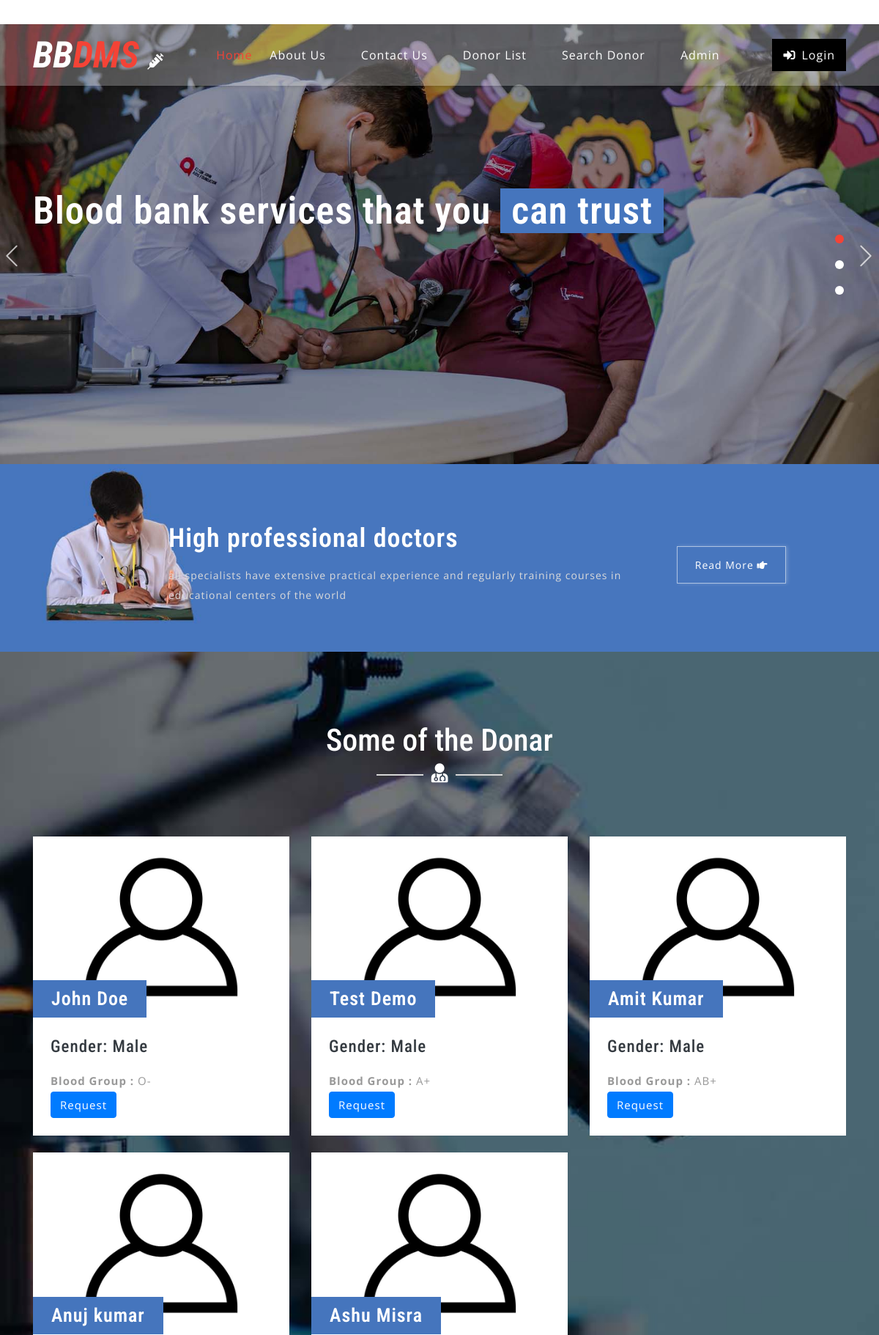
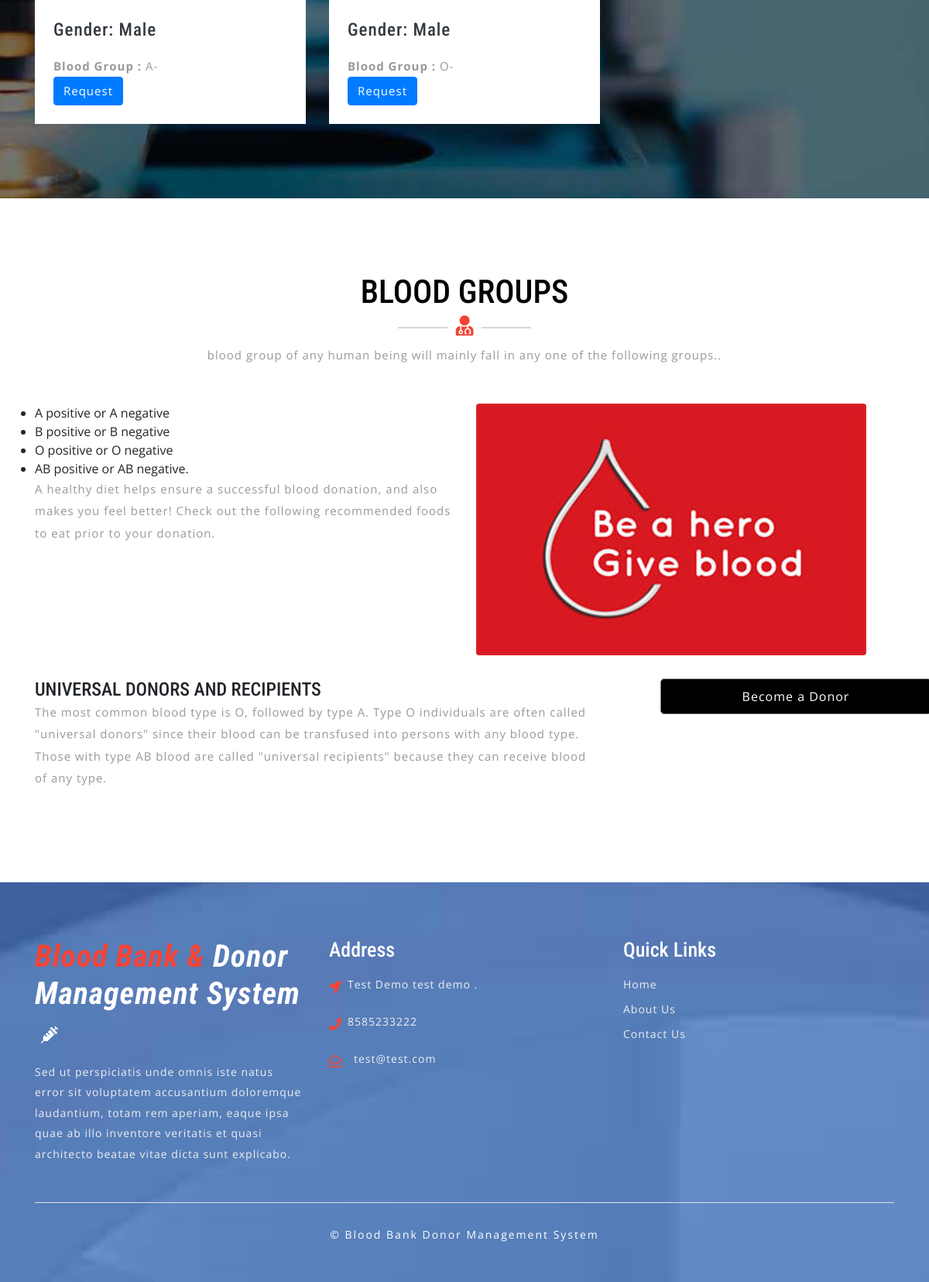
The page / on the database its author committed (2 pictures, top to bottom).
### tables this page shows
CREATE TABLE `tblblooddonars` (
  `id` int(11) NOT NULL,
  `FullName` varchar(100) DEFAULT NULL,
  `MobileNumber` char(11) DEFAULT NULL,
  `EmailId` varchar(100) DEFAULT NULL,
  `Gender` varchar(20) DEFAULT NULL,
  `Age` int(11) DEFAULT NULL,
  `BloodGroup` varchar(20) DEFAULT NULL,
  `Address` varchar(255) DEFAULT NULL,
  `Message` mediumtext DEFAULT NULL,
  `PostingDate` timestamp NOT NULL DEFAULT current_timestamp(),
  `status` int(1) DEFAULT NULL,
  `Password` varchar(250) DEFAULT NULL
);

CREATE TABLE `tblcontactusinfo` (
  `id` int(11) NOT NULL,
  `Address` tinytext DEFAULT NULL,
  `EmailId` varchar(255) DEFAULT NULL,
  `ContactNo` char(11) DEFAULT NULL
);

### index.php (the view, shortened to what this page needs)
<?php
include('includes/config.php');
?>
<!DOCTYPE html>
<html lang="zxx">
<head>
	<link rel="stylesheet" href="css/bootstrap.css">
	<link rel="stylesheet" href="css/style.css" type="text/css" media="all" />
	<link rel="stylesheet" href="css/fontawesome-all.css">
</head>
<body>
	<?php include('includes/header.php');?>
	<div class="slider">
		<div class="callbacks_container">
			<ul class="rslides callbacks callbacks1" id="slider4">
				<li>
					<div class="banner-top1">
						<div class="banner-info_agile_w3ls">
							<div class="container">
								<h3>Blood bank services that you
									<span>can trust</span>
								</h3>
							</div>
						</div>
					</div>
				</li>
			</ul>
		</div>
	</div>
	<div class="banner-bottom py-5">
		<div class="d-flex container py-xl-3 py-lg-3">
			<div class="banner-left-bottom-w3ls offset-lg-2 offset-md-1">
				<h3 class="text-white my-3">High professional doctors</h3>
				<p>all specialists have extensive practical experience and regularly training courses in educational centers of the
					world</p>
			</div>
			<div class="button">
				<a href="about.php" class="w3ls-button-agile">Read More
					<i class="fas fa-hand-point-right"></i>
				</a>
			</div>
		</div>
	</div>
	<div class="blog-w3ls py-5" id="blog">
		<div class="container py-xl-5 py-lg-3">
			<div class="w3ls-titles text-center mb-5">
				<h3 class="title text-white">Some of the Donar</h3>
				<span>
					<i class="fas fa-user-md text-white"></i>
				</span>
			</div>
			<div class="row package-grids mt-5">
				<?php
$status=1;
$sql = "SELECT * from tblblooddonars where status=:status order by rand() limit 6";
$query = $dbh -> prepare($sql);
$query->bindParam(':status',$status,PDO::PARAM_STR);
$query->execute();
$results=$query->fetchAll(PDO::FETCH_OBJ);
if($query->rowCount() > 0)
{
foreach($results as $result)
{ ?>
				<div class="col-md-4 pricing" style="margin-top:2%;">
					<div class="price-top">
							<img src="images/blood-donor.jpg" alt="" class="img-fluid" />
						<h3><?php echo htmlentities($result->FullName);?>
						</h3>
					</div>
					<div class="price-bottom p-4">
						<h4 class="text-dark mb-3">Gender: <?php echo htmlentities($result->Gender);?></h4>
						<p class="card-text"><b>Blood Group :</b> <?php echo htmlentities($result->BloodGroup);?></p>
						<a class="btn btn-primary" style="color:#fff" href="contact-blood.php?cid=<?php echo $result->id;?>">Request</a>
					</div>
				</div><?php }} ?>
			</div>
		</div>
	</div>
	<div class="screen-w3ls py-5">
		<div class="container py-xl-5 py-lg-3">
			<div class="w3ls-titles text-center mb-5">
				<h3 class="title">BLOOD GROUPS</h3>
				<span>
					<i class="fas fa-user-md"></i>
				</span>
				<p class="mt-2">blood group of any human being will mainly fall in any one of the following groups..</p>
			</div>
			<div class="row">
            <div class="col-lg-6">
                <ul>
<li>A positive or A negative</li>
<li>B positive or B negative</li>
<li>O positive or O negative</li>
<li>AB positive or AB negative.</li>
                </ul>
                <p>A healthy diet helps ensure a successful blood donation, and also makes you feel better! Check out the following recommended foods to eat prior to your donation.</p>
            </div>
            <div class="col-lg-6">
                <img class="img-fluid rounded" src="images/blood-donor (1).jpg" alt="">
            </div>
        </div>
        <div class="row mb-4">
            <div class="col-md-8">
            <h4 style="padding-top: 30px;">UNIVERSAL DONORS AND RECIPIENTS</h4>
                <p>
The most common blood type is O, followed by type A.
Type O individuals are often called "universal donors" since their blood can be transfused into persons with any blood type. Those with type AB blood are called "universal recipients" because they can receive blood of any type.</p>
            </div>
            <div class="col-md-4" style="padding-top: 30px;">
                <a class="btn btn-lg btn-secondary btn-block login-button ml-lg-5 mt-lg-0 mt-4 mb-lg-0 mb-3" data-toggle="modal" data-target="#exampleModalCenter1" href="#" data-toggle="modal" data-target="#exampleModalCenter1"> Become a Donor</a>
            </div>
        </div>
		</div>
	</div>
	<?php include('includes/footer.php');?>
</body>
</html>

### includes/header.php (shortened to what this page needs)
<header>
    <div class="top-bar py-3">
        <div class="container">
            <div class="row">
                <div class="col-lg-7 top-social-agile">
                </div>
            </div>
        </div>
    </div>
</header>
<div id="home">
    <div class="main-top py-1">
        <nav class="navbar navbar-expand-lg navbar-light fixed-navi">
            <div class="container">
                <h1>
                    <a class="navbar-brand font-weight-bold font-italic" href="index.php">
                        <span>BB</span>DMS
                        <i class="fas fa-syringe"></i>
                    </a>
                </h1>
                <div class="collapse navbar-collapse text-center" id="navbarSupportedContent">
                    <ul class="navbar-nav ml-lg-auto">
                        <li class="nav-item active mt-lg-0 mt-3">
                            <a class="nav-link" href="index.php">Home
                            </a>
                        </li>
                        <li class="nav-item mx-lg-4 my-lg-0 my-3">
                            <a class="nav-link" href="about.php">About Us</a>
                        </li>
                        <li class="nav-item mx-lg-4 my-lg-0 my-3">
                            <a class="nav-link" href="contact.php">Contact Us</a>
                        </li>
                        <li class="nav-item mx-lg-4 my-lg-0 my-3">
                            <a class="nav-link" href="donor-list.php">Donor List</a>
                        </li>
                        <li class="nav-item mx-lg-4 my-lg-0 my-3">
                            <a class="nav-link" href="search-donor.php">Search Donor</a>
                        </li>
                        <?php if (strlen($_SESSION['bbdmsdid']==0)) {?>
                        <li class="nav-item mx-lg-4 my-lg-0 my-3">
                            <a class="nav-link" href="admin/index.php">Admin</a>
                        </li>
                    </ul>
                    <a href="login.php" class="login-button ml-lg-5 mt-lg-0 mt-4 mb-lg-0 mb-3" >
                        <i class="fas fa-sign-in-alt mr-2"></i>Login</a><?php } ?>
                </div>
            </div>
        </nav>
    </div>
</div>

### includes/footer.php (shortened to what this page needs)
<footer>
    <div class="w3ls-footer-grids pt-sm-4 pt-3">
      <div class="container py-xl-5 py-lg-3">
        <div class="row">
          <div class="col-md-4 w3l-footer">
            <h2 class="mb-sm-3 mb-2">
              <a href="index.php" class="text-white font-italic font-weight-bold">
                <span>Blood Bank & </span>Donor Management System
                <i class="fas fa-syringe ml-2"></i>
              </a>
            </h2>
            <p>Sed ut perspiciatis unde omnis iste natus error sit voluptatem accusantium doloremque laudantium, totam rem
              aperiam,
              eaque ipsa quae ab illo inventore veritatis et quasi architecto beatae vitae dicta sunt explicabo.</p>
          </div>
          <div class="col-md-4 w3l-footer my-md-0 my-4">
            <h3 class="mb-sm-3 mb-2 text-white">Address</h3>
            <ul class="list-unstyled">
              <?php
$sql = "SELECT * from tblcontactusinfo";
$query = $dbh -> prepare($sql);
$query->execute();
$results=$query->fetchAll(PDO::FETCH_OBJ);
if($query->rowCount() > 0)
{
foreach($results as $result)
{ ?>
              <li>
                <i class="fas fa-location-arrow float-left"></i>
                <p class="ml-4">
                  <span><?php  echo $result->Address; ?>. </p>
                <div class="clearfix"></div>
              </li>
              <li class="my-3">
                <i class="fas fa-phone float-left"></i>
                <p class="ml-4"><?php  echo $result->ContactNo; ?></p>
                <div class="clearfix"></div>
              </li>
              <li>
                <i class="far fa-envelope-open float-left"></i>
                <a href="mailto:info@example.com" class="ml-3"><?php  echo $result->EmailId; ?></a>
                <div class="clearfix"></div>
              </li>
            <?php } } ?></ul>
          </div>
          <div class="col-md-4 w3l-footer">
            <h3 class="mb-sm-3 mb-2 text-white">Quick Links</h3>
            <div class="nav-w3-l">
              <ul class="list-unstyled">
                <li>
                  <a href="index.php">Home</a>
                </li>
                <li class="mt-2">
                  <a href="about.php">About Us</a>
                </li>
                <li class="mt-2">
                  <a href="contact.php">Contact Us</a>
                </li>
              </ul>
            </div>
          </div>
        </div>
        <div class="border-top mt-5 pt-lg-4 pt-3 pb-lg-0 pb-3 text-center">
          <p class="copy-right-grids mt-lg-1">©  Blood Bank Donor Management System
          </p>
        </div>
      </div>
    </div>
  </footer>

### rows shown on the page
tblblooddonars: FullName "John Doe", Gender "Male", BloodGroup "O-"
tblblooddonars: FullName "Test Demo", Gender "Male", BloodGroup "A+"
tblblooddonars: FullName "Amit Kumar", Gender "Male", BloodGroup "AB+"
tblblooddonars: FullName "Anuj kumar", Gender "Male", BloodGroup "A-"
tblblooddonars: FullName "Ashu Misra", Gender "Male", BloodGroup "O-"
tblcontactusinfo: Address "Test Demo test demo", ContactNo "8585233222", EmailId "test@test.com"
